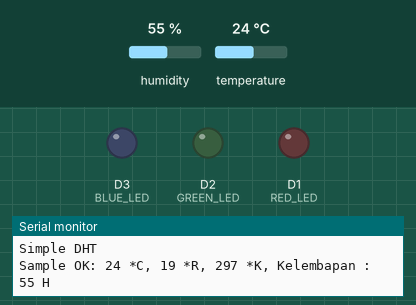
Simulated run of this program. Board: ESP8266 (NodeMCU). Shown: output pins drawn as LEDs (lit = HIGH), the last lines printed to the serial monitor. Inputs (shaded band) come from the test bench; at power-on: temperature 24 °C, humidity 55 %.

Above: at 2.2 s.
2.3 s: temperature set to 27 °C
At 4.6 s:
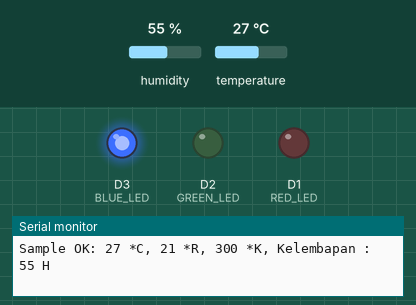
5.5 s: temperature set to 29 °C
At 7.4 s:
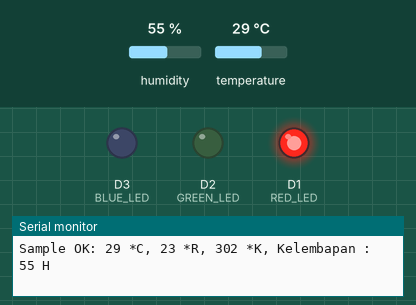
8.5 s: temperature set to 12 °C
At 11.3 s:
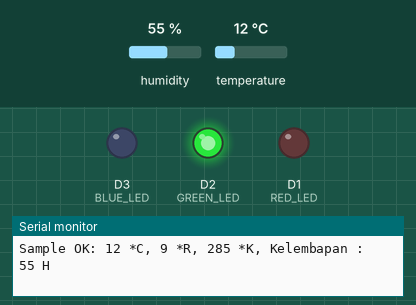
11.6 s: temperature set to 28 °C
At 14.3 s:
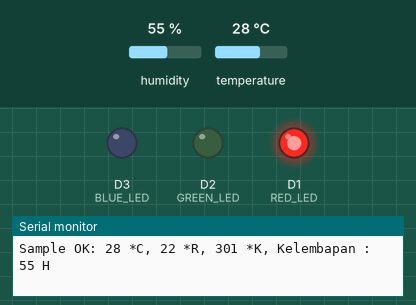
Timing chart, 0 to 15.6 s (numbered marks = the images above; inputs shaded):
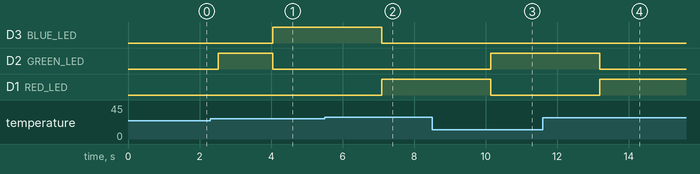

Measured:
- the behaviour switches between 25 and 26 °C on temperature (found by bisection; images 0 and 1)
- the behaviour switches between 27 and 28 °C on temperature (found by bisection; images 1 and 2)
- after the input at 2.3 s, D3 (BLUE_LED): LOW → HIGH after 1.7 s
- after the input at 5.5 s, D3 (BLUE_LED): HIGH → LOW after 1.6 s; D1 (RED_LED): LOW → HIGH after 1.6 s
- after the input at 8.5 s, D2 (GREEN_LED): LOW → HIGH after 1.6 s; D1 (RED_LED): HIGH → LOW after 1.6 s
- after the input at 11.6 s, D2 (GREEN_LED): HIGH → LOW after 1.6 s; D1 (RED_LED): LOW → HIGH after 1.6 s

The program:

main.cpp
```cpp
  #include <Arduino.h>
    #include <SimpleDHT.h>

    #define pinDHT 7 // SD3 pin signal sensor DHT

    //LED

    #define RED_LED D1
    #define GREEN_LED D2
    #define BLUE_LED D3


    byte temperature = 0;
    byte humidity = 0;

    SimpleDHT11 dht11(D7); //instan sensor dht11

    void KelembabanSuhu()
    {
        int err = SimpleDHTErrSuccess;

        if ((err = dht11.read(&temperature, &humidity, NULL)) != SimpleDHTErrSuccess)
        {
            Serial.print("Pembacaan DHT11 gagal, err=");
            Serial.println(err);
            delay(1000);
            return;
        }

        Serial.print("Sample OK: ");

        //CELCIUS
        Serial.print((int)temperature);
        Serial.print(" *C, ");

        //Reamur
        Serial.print((int)(4*temperature/5));
        Serial.print(" *R, ");

        //Kelvin
        Serial.print((int)(temperature+273));
        Serial.print(" *K, ");

        //HUMADITY
        Serial.print("Kelembapan :  ");
        Serial.print((int)humidity);
        Serial.println(" H");

        delay(1500);

        if(temperature <= 25){
            digitalWrite(RED_LED,LOW);
            digitalWrite(GREEN_LED,HIGH);
            digitalWrite(BLUE_LED,LOW);
            Serial.print(" =============");
            Serial.print(" Warning Suhu Rendah!! ");
            Serial.println(" =============");

        }else if(temperature >=25 && temperature <= 27){
            digitalWrite(RED_LED,LOW);
            digitalWrite(GREEN_LED,LOW);
            digitalWrite(BLUE_LED,HIGH);
            Serial.print(" =============");
            Serial.print(" Warning Suhu Normal!! ");
            Serial.println(" =============");


        }else if(temperature >=28 ){
            digitalWrite(RED_LED,HIGH);
            digitalWrite(GREEN_LED,LOW);
            digitalWrite(BLUE_LED,LOW);
            Serial.print(" =============");
            Serial.print(" Warning Suhu Tinggi!! ");
            Serial.println(" =============");

        }else{
            Serial.println("Pembacaan DHT11 gagal, err=");
        }


    }

    void setup()
    {
        Serial.begin(115200);
        Serial.println("Simple DHT");
        pinMode(RED_LED,OUTPUT);
        pinMode(GREEN_LED,OUTPUT);
        pinMode(BLUE_LED,OUTPUT);
        delay(1000);

    }

    void loop()
    {
        KelembabanSuhu();
    }
```
